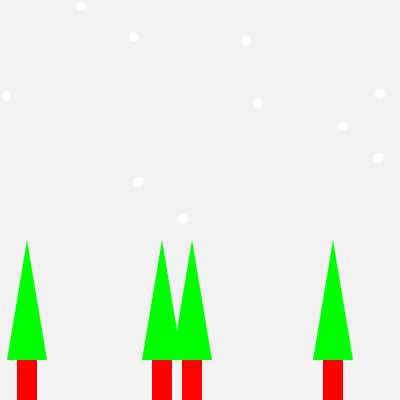
Frame 1 (no input)
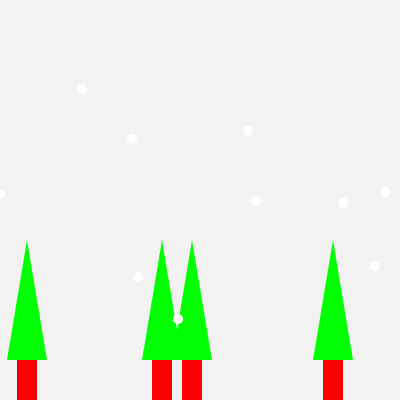
Frame 60 (the mouse pressed at the canvas centre just before this capture)
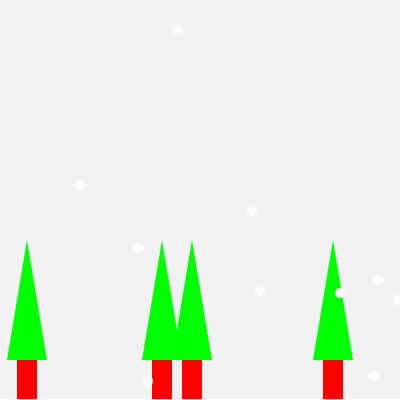
Frame 120 (the mouse held since frame 60 and released just before this capture)

The Processing sketch that drew these frames (run headless with seeded random() and noise(); from frame 60 on, the mouse is pressed at the canvas centre):

// Processing sketch: Task4
// ── Task4.pde


int snowHeight = 0;

class Circle {
  int xposition, yposition;

  Circle(int x, int y) {
    xposition = x;
    yposition = y;
  }
  void display() {
    fill(255);
    circle(xposition, yposition, 10);
  }
  void move(int dx, int dy) {
    xposition += dx;
    yposition += dy;

    if (xposition < 0) {
      xposition += width;
    } else if (xposition >= width) {
      xposition -= width;
    }
    if (yposition < 0) {
      yposition += height;
    } else if (yposition >= height) {
      yposition -= height;
      snowHeight++;
    }
    this.display();
  }
}

class Tree {
  int x;

  Tree(int x) {
    this.x = x;
  }

  void display() {
    fill(255, 0, 0);
    rect(x-10, height-40, 20, 40);
    fill(0, 255, 0);
    triangle(x-20, height-40, x+20, height-40, x, height-160);

  }
}

Circle[] circles = new Circle[10];
Tree[] trees = new Tree[4];
int i;
void setup() {

  size(400, 400);
  frameRate(24);
  noStroke();

  for (i = 0; i < circles.length; i++)
    circles[i] = new Circle((int)random(width), (int)random(height));

  for (i = 0; i < trees.length; i++)
    trees[i] = new Tree((int)random(width));

}
int ms = 0;
void draw() {
  background(0xf2);

  if (frameCount == 1)
    ms = millis();
  float timestep = (millis() - ms) / 1000.0f;
  ms = millis();

  for (i = 0; i < trees.length; i++) {
    trees[i].display(); 
  }

  for (Circle c : circles) {
    c.move((int)(random(-50, 50)*timestep), (int)(random(100)*timestep));
  }

  fill(255);
  rect(0, height-snowHeight, width, snowHeight);

}
